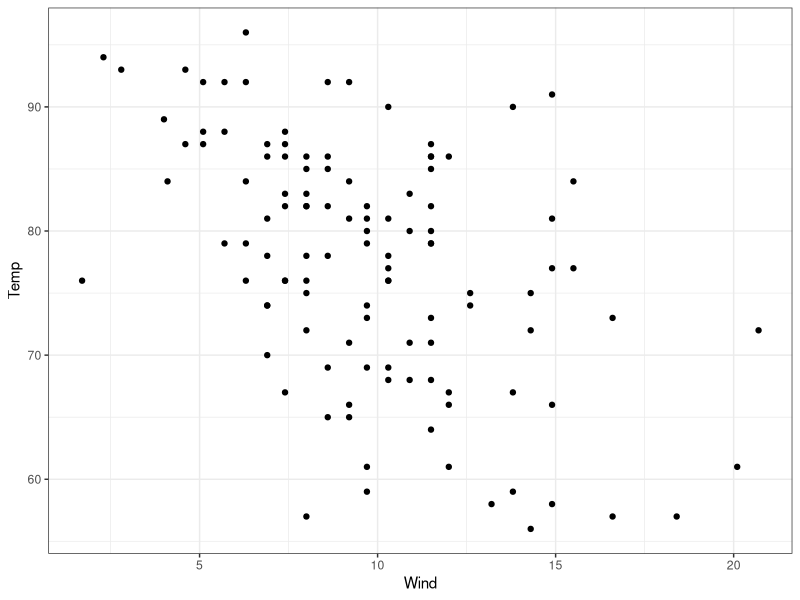
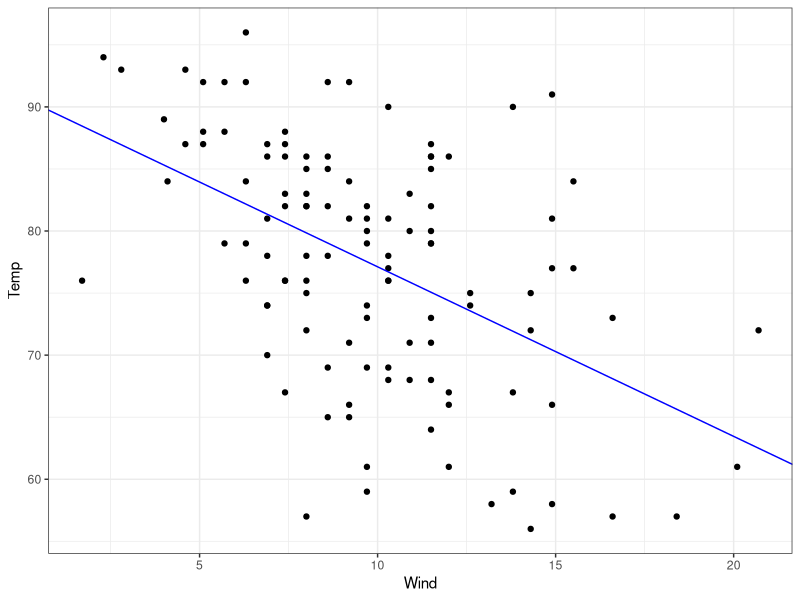
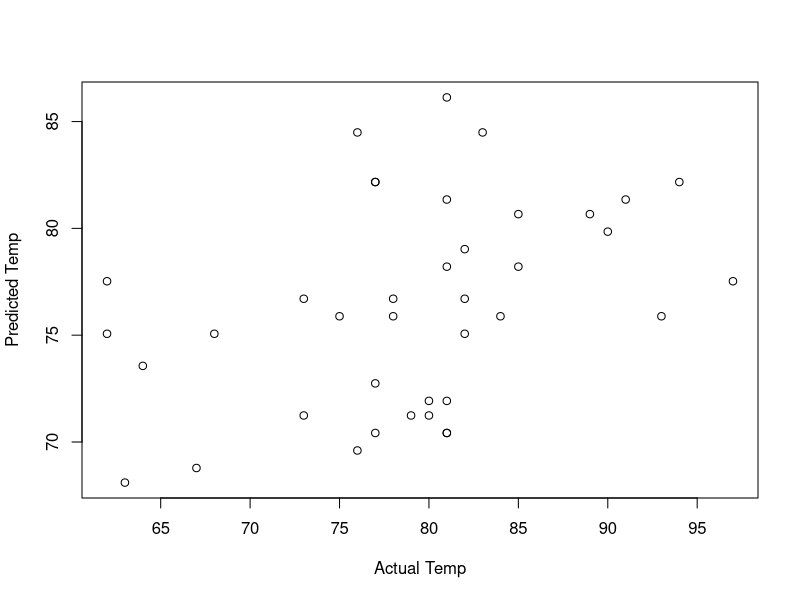
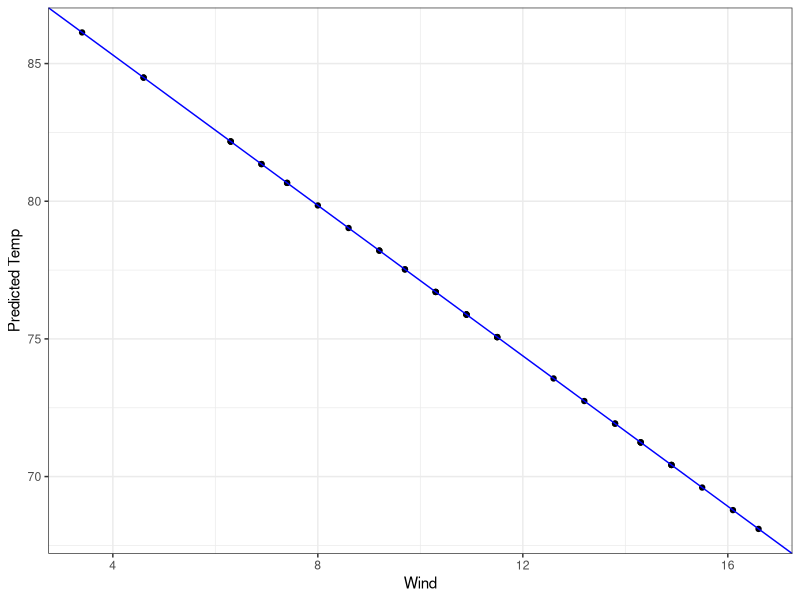
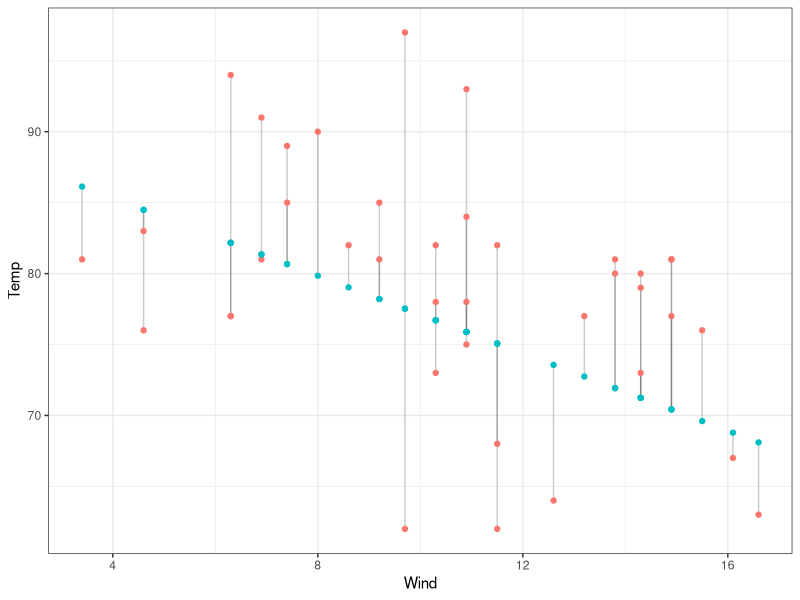
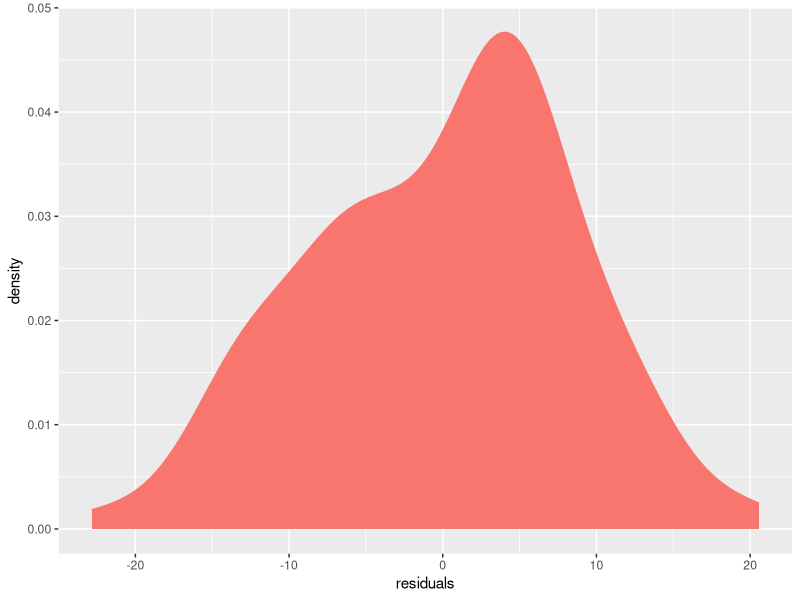

Recreate these plots in R, in order. (Note: this script raises an error after producing the figures.)
## ---- chunk 1
knitr::opts_chunk$set(echo = TRUE, eval = T)
## ---- chunk 2
library(caret)
library(MASS)
library(ggplot2)
library(dplyr)
library(ggfortify)

#Mauna Loa CO2 concentrations
data(airquality)

## ---- chunk 3
dt = sort(sample(nrow(airquality), nrow(airquality)*.75))
train_regression = airquality[dt,] 
test_regression = airquality[-dt,]
#train_regression
## ---- chunk 4
 ggplot(data = train_regression) +
   geom_point(aes(x=Wind, y=Temp)) +
   theme_bw()
## ---- chunk 5
#help(train)
lin_co <- 
linear_regression <- train(Temp ~ Wind, data= train_regression , method = "lm")

## ---- chunk 6
lin_co <- linear_regression$finalModel$coefficients
ggplot(data = train_regression) +
   geom_point(aes(x=Wind, y=Temp)) +
   geom_abline(aes(intercept = lin_co[1], slope = lin_co[2]), col = "blue")+
   theme_bw()
## ---- chunk 7
#help(predict)
linear_predict <- predict(linear_regression, test_regression)
linear_predict
## ---- chunk 8
#look at the median residual value. Close to zero is best
#help(summary)
summary(linear_regression)
## ---- chunk 9
actual_pred <- data.frame(cbind(actual=test_regression$Temp, predicted=linear_predict))  
correlation_accuracy <- cor(actual_pred)

plot(actual_pred$actual, actual_pred$predicted, xlab = "Actual Temp", ylab = "Predicted Temp")
## ---- chunk 10
# Extract coefficients from the model
lin_co <- linear_regression$finalModel$coefficients
lin_co

# plot the regression line on the predicted values
ggplot(data = test_regression) +
   geom_point(aes(x=Wind, y=actual_pred$predicted)) +
   geom_abline(aes(intercept = lin_co[1], slope = lin_co[2]), col = "blue")+
   theme_bw()+ ylab("Predicted Temp")
  

# plot the original test values
ggplot(data = test_regression, aes(x = Wind, y = Temp)) +
  geom_segment(aes(xend = Wind, yend = actual_pred$predicted), alpha = .2) +     
  geom_point(aes(color = "blue")) +  
  guides(color = FALSE, size = FALSE) +                            
  geom_point(aes(y = actual_pred$predicted, col = "red")) +
  theme_bw()
## ---- chunk 11
residuals_lin <- residuals(linear_regression)

ggplot() + geom_density(aes(residuals_lin, col = "red", fill = "red"), show.legend = FALSE) + xlab('residuals')
## ---- chunk 12
cor.test(train_regression$Wind, resid(linear_regression))
## ---- chunk 13
lasso_reg <- train(Temp ~ Wind + Month, data = train_regression, method = "lasso")
lass_predict <- predict(lasso_reg, test_regression)
a_p <- data.frame(cbind(actual=test_regression$Temp, predicted=lass_predict)) 

ggplot(data = test_regression) +
   geom_point(aes(x=Wind, y=a_p$predicted)) +
   geom_point(aes(x=Month, y=a_p$actual), col = "red") +
   theme_bw()+ ylab("Temp")

ggplot(data = test_regression) +
   geom_point(aes(x=Month, y=a_p$predicted)) +
   geom_point(aes(x=Month, y=a_p$actual), col = "red") +
   theme_bw()+ ylab("Temp")
